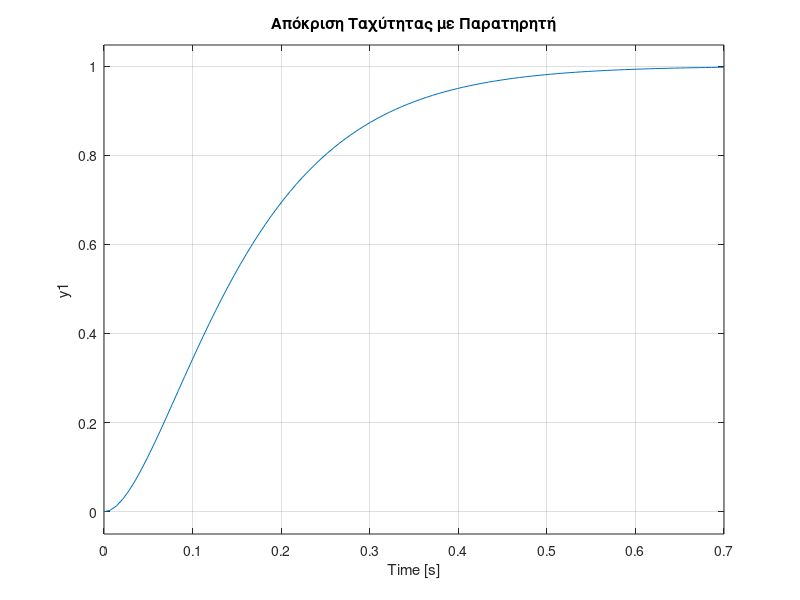

This chart was generated by the following MATLAB code:
% SIMULINK

clear;
close all;
clf;
clc;

A = [-2, -0.02; 1, -10];
B = [2; 0];
C = [0, 1];
D = 0;

K = [6.5, -0.01]; 
kr = 75; 
L = [1064; 58];

A_ctrl = A - B*K - L*C;
B_ctrl = [L, B*kr];
C_ctrl = -K;
D_ctrl = [0, kr];

A_closed = [A, -B*K; L*C, A - B*K - L*C];
B_closed = [B*kr; B*kr];
C_closed = [C, zeros(1,2)];
D_closed = 0;

sys_total = ss(A_closed, B_closed, C_closed, D_closed);

step(sys_total);
title('Απόκριση Ταχύτητας με Παρατηρητή');
grid on;
